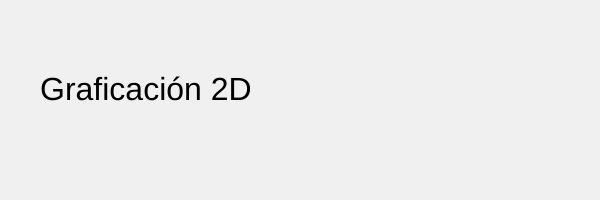
Frame 1 (no input)
Frame 60 (no input): identical to frame 1, image omitted
Frame 120 (the mouse pressed at the canvas centre since frame 60): identical to frame 1, image omitted

The p5.js sketch that drew this single still picture (run headless with seeded random() and noise() and a simulated clock; from frame 60 on, the mouse is pressed at the canvas centre):

// p5.js sketch
// ── sketch.js
function setup(){
   createCanvas(600,200); 
   textSize(32); 
  } 

   function draw(){ 
    background(240); 
    fill(0); 
    text("Graficación 2D", 40, 100); 

}
